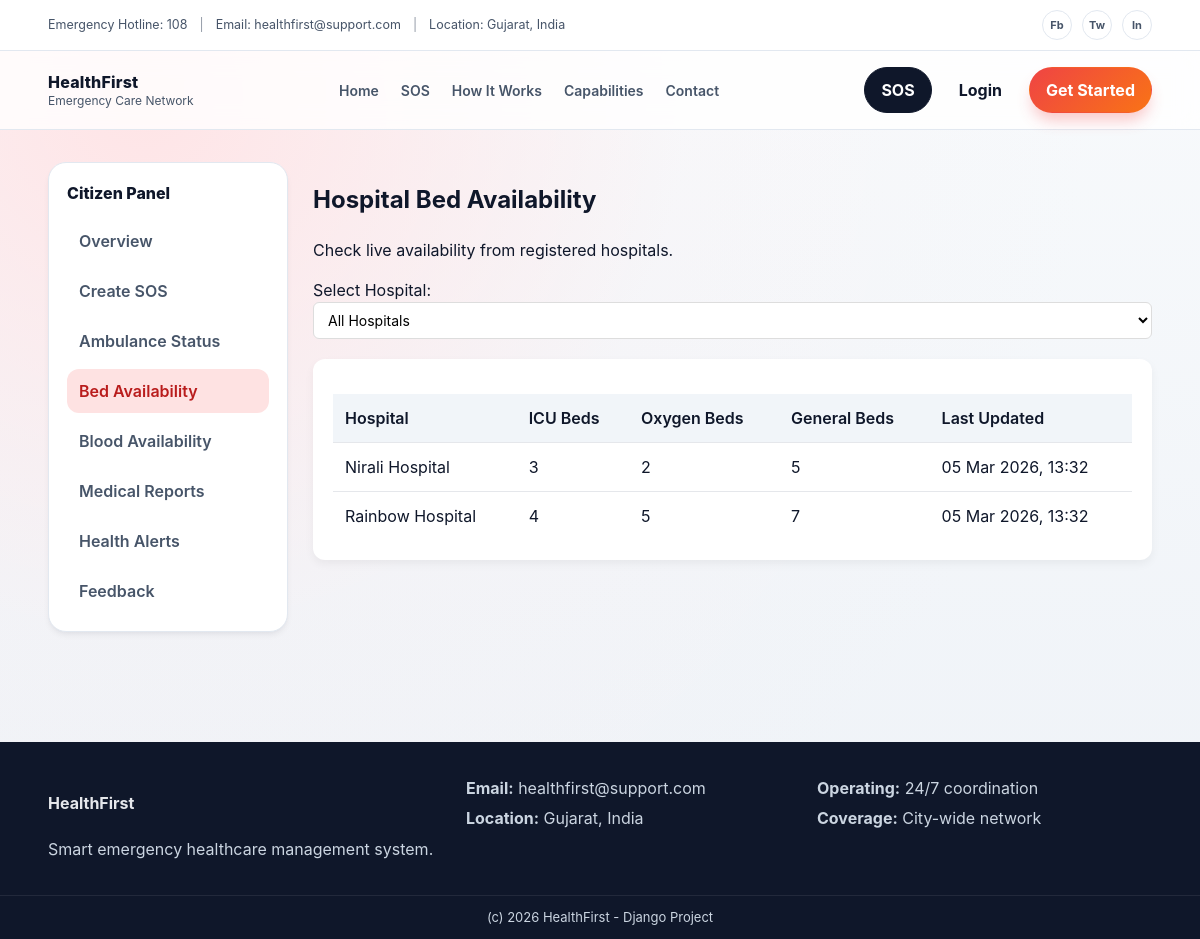
The page /hospitals/view-beds/ on the database as committed earlier.
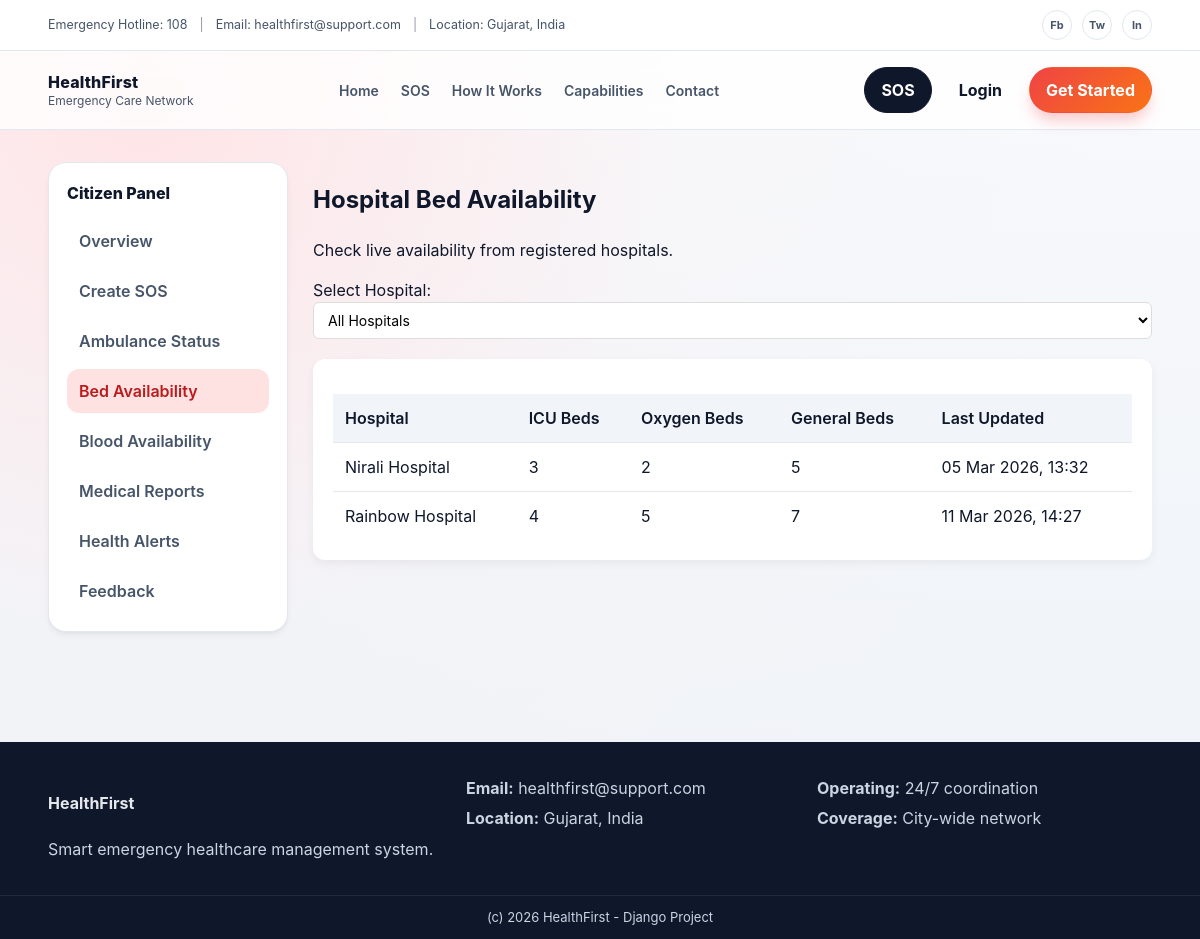
The same page on the database as committed later.
### hospitals/models.py (models this page shows, shortened)
class BedAvailability(models.Model):
    hospital = models.OneToOneField(Hospital, on_delete=models.CASCADE)
    icu_beds = models.IntegerField(default=0)
    oxygen_beds = models.IntegerField(default=0)
    general_beds = models.IntegerField(default=0)
    last_updated = models.DateTimeField(auto_now=True)

class Hospital(models.Model):
    name = models.CharField(max_length=200)
    address = models.TextField()
    admin = models.OneToOneField(settings.AUTH_USER_MODEL, on_delete=models.CASCADE)
    latitude = models.FloatField(null=True, blank=True)
    longitude = models.FloatField(null=True, blank=True)
    def __str__(self):
        return self.name

### hospitals/views.py (the view)
# urls.py: path('view-beds/', views.view_beds, name='view_beds'),
def view_beds(request):
    hospital_id = request.GET.get("hospital")
    beds = BedAvailability.objects.all()
    if hospital_id:
        beds = beds.filter(hospital_id=hospital_id)
    hospitals = Hospital.objects.all()
    return render(request, "hospitals/view_beds.html", {
        "beds": beds,
        "hospitals": hospitals
    })

### templates/hospitals/view_beds.html (shortened to what this page needs)
{% extends "base.html" %}
{% block content %}
<section class="dash">
<div class="container dash-layout">
<aside class="dash-sidebar">
<div class="dash-brand">Citizen Panel</div>
<nav class="dash-menu">
<a href="{% url 'dashboard' %}">Overview</a>
<a href="{% url 'raise_sos' %}">Create SOS</a>
<a href="{% url 'ambulance_status' %}">Ambulance Status</a>
<a class="active" href="{% url 'hospitals:view_beds' %}">Bed Availability</a>
<a href="{% url 'bloodbank:view_bloods' %}">Blood Availability</a>
<a href="{% url 'my_reports' %}">Medical Reports</a>
<a href="{% url 'citizen_alerts' %}">Health Alerts</a>
<a href="{% url 'feedback:submit_feedback' %}">Feedback</a>
</nav>
</aside>
<div class="dash-content">
<div class="dash-head">
<h1>Hospital Bed Availability</h1>
<p class="muted">Check live availability from registered hospitals.</p>
</div>
<div class="filter-box">
<form method="GET">
<label>Select Hospital:</label>
<select name="hospital" onchange="this.form.submit()">
<option value="">All Hospitals</option>
</select>
</form>
</div>
<div class="bed-card">
<table class="bed-table">
<thead>
<tr>
<th>Hospital</th>
<th>ICU Beds</th>
<th>Oxygen Beds</th>
<th>General Beds</th>
<th>Last Updated</th>
</tr>
</thead>
<tbody>
{% for bed in beds %}
<tr>
<td>{{ bed.hospital }}</td>
<td>{{ bed.icu_beds }}</td>
<td>{{ bed.oxygen_beds }}</td>
<td>{{ bed.general_beds }}</td>
<td>{{ bed.last_updated|date:"d M Y, H:i" }}</td>
</tr>
{% empty %}
<tr>
<td colspan="5" style="text-align:center;padding:20px;">
No hospital data available.
</td>
</tr>
{% endfor %}
</tbody>
</table>
</div>
</div>
</div>
</section>
{% endblock %}

Rows that differ between the two databases and show on the page:
changed BedAvailability "Rainbow Hospital": last_updated "05 Mar 2026, 13:32" → "11 Mar 2026, 14:27"
